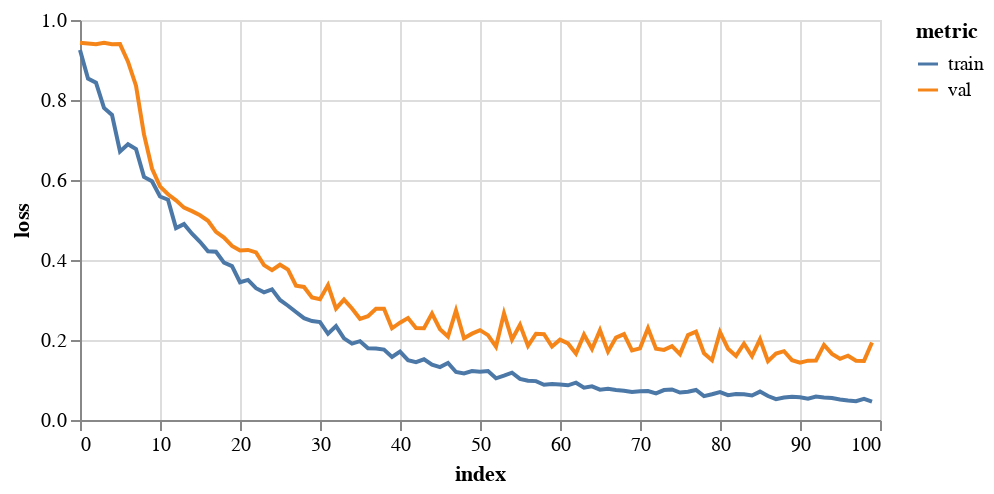

Here is the notebook cell this chart was saved with:
### Markdown cell above
## 3. Train a GCN

### Code cell
gcn = FeaStNet()
history = gcn.trainModel(trainData, valData, 
                     epochs=100, 
                     batch_size=256, 
                     flatten=True, 
                     logTrans=False, 
                     ssTrans=True, 
                     saveDir='./results/gcn01/')

plotHistory(history)

### Figure 1 — Vega-Lite specification as saved in the notebook (floating-point values rounded to 4 significant figures)
{"config": {"view": {"continuousWidth": 400, "continuousHeight": 300}}, "data": {"name": "data-82fe7bc79b1ae39a52bffe48dc02ea3f"}, "mark": "line", "encoding": {"color": {"type": "nominal", "field": "metric"}, "tooltip": [{"type": "quantitative", "field": "epoch"}, {"type": "quantitative", "field": "value"}], "x": {"type": "quantitative", "field": "index"}, "y": {"type": "quantitative", "axis": {"title": "loss"}, "field": "value"}}, "height": 200, "transform": [{"fold": ["train", "val"], "as": ["metric", "value"]}], "width": 400, "$schema": "https://vega.github.io/schema/vega-lite/v4.8.1.json", "datasets": {"data-82fe7bc79b1ae39a52bffe48dc02ea3f": [{"index": 0, "train": 0.9248, "val": 0.9429}, {"index": 1, "train": 0.8534, "val": 0.9412}, {"index": 2, "train": 0.8434, "val": 0.9396}, {"index": 3, "train": 0.7802, "val": 0.943}, {"index": 4, "train": 0.7628, "val": 0.9395}, {"index": 5, "train": 0.6712, "val": 0.9398}, {"index": 6, "train": 0.6893, "val": 0.8959}, {"index": 7, "train": 0.6773, "val": 0.8357}, {"index": 8, "train": 0.6078, "val": 0.714}, {"index": 9, "train": 0.5967, "val": 0.6286}, {"index": 10, "train": 0.5587, "val": 0.584}, {"index": 11, "train": 0.5507, "val": 0.5643}, {"index": 12, "train": 0.4799, "val": 0.5492}, {"index": 13, "train": 0.4897, "val": 0.531}, {"index": 14, "train": 0.4657, "val": 0.5221}, {"index": 15, "train": 0.4455, "val": 0.5118}, {"index": 16, "train": 0.4218, "val": 0.498}, {"index": 17, "train": 0.4205, "val": 0.4702}, {"index": 18, "train": 0.3933, "val": 0.4559}, {"index": 19, "train": 0.3848, "val": 0.4351}, {"index": 20, "train": 0.3444, "val": 0.4239}, {"index": 21, "train": 0.3502, "val": 0.4252}, {"index": 22, "train": 0.3296, "val": 0.4189}, {"index": 23, "train": 0.3192, "val": 0.3872}, {"index": 24, "train": 0.3267, "val": 0.3747}, {"index": 25, "train": 0.3001, "val": 0.3881}, {"index": 26, "train": 0.2857, "val": 0.3761}, {"index": 27, "train": 0.2699, "val": 0.3358}, {"index": 28, "train": 0.2546, "val": 0.3327}, {"index": 29, "train": 0.2473, "val": 0.3066}, {"index": 30, "train": 0.2447, "val": 0.3019}, {"index": 31, "train": 0.2156, "val": 0.3373}, {"index": 32, "train": 0.2349, "val": 0.2783}, {"index": 33, "train": 0.2039, "val": 0.301}, {"index": 34, "train": 0.1909, "val": 0.2787}, {"index": 35, "train": 0.197, "val": 0.253}, {"index": 36, "train": 0.1795, "val": 0.2596}, {"index": 37, "train": 0.1788, "val": 0.2783}, {"index": 38, "train": 0.176, "val": 0.2784}, {"index": 39, "train": 0.1578, "val": 0.2293}, {"index": 40, "train": 0.1712, "val": 0.2433}, {"index": 41, "train": 0.1497, "val": 0.2548}, {"index": 42, "train": 0.1448, "val": 0.2298}, {"index": 43, "train": 0.1518, "val": 0.2295}, {"index": 44, "train": 0.1384, "val": 0.2659}, {"index": 45, "train": 0.1322, "val": 0.2269}, {"index": 46, "train": 0.1424, "val": 0.2086}, {"index": 47, "train": 0.12, "val": 0.2739}, {"index": 48, "train": 0.1166, "val": 0.2045}, {"index": 49, "train": 0.1224, "val": 0.2159}, {"index": 50, "train": 0.1209, "val": 0.2246}, {"index": 51, "train": 0.1222, "val": 0.2122}, {"index": 52, "train": 0.1043, "val": 0.1833}, {"index": 53, "train": 0.111, "val": 0.2666}, {"index": 54, "train": 0.1183, "val": 0.2011}, {"index": 55, "train": 0.1028, "val": 0.238}, {"index": 56, "train": 0.09804, "val": 0.1851}, {"index": 57, "train": 0.09721, "val": 0.2156}, {"index": 58, "train": 0.08819, "val": 0.2145}, {"index": 59, "train": 0.09015, "val": 0.1838}, {"index": 60, "train": 0.08857, "val": 0.201}, {"index": 61, "train": 0.08679, "val": 0.1914}, {"index": 62, "train": 0.09324, "val": 0.1658}, {"index": 63, "train": 0.08091, "val": 0.2134}, {"index": 64, "train": 0.08411, "val": 0.1776}, {"index": 65, "train": 0.07582, "val": 0.2244}, {"index": 66, "train": 0.07785, "val": 0.1709}, {"index": 67, "train": 0.07484, "val": 0.2061}, {"index": 68, "train": 0.07328, "val": 0.2146}, {"index": 69, "train": 0.07008, "val": 0.1738}, {"index": 70, "train": 0.07173, "val": 0.1792}, {"index": 71, "train": 0.07223, "val": 0.2297}, {"index": 72, "train": 0.06655, "val": 0.1784}, {"index": 73, "train": 0.07492, "val": 0.1753}, {"index": 74, "train": 0.07647, "val": 0.1845}, {"index": 75, "train": 0.06875, "val": 0.1647}, {"index": 76, "train": 0.07054, "val": 0.2123}, {"index": 77, "train": 0.07496, "val": 0.2206}, {"index": 78, "train": 0.05981, "val": 0.167}, {"index": 79, "train": 0.06442, "val": 0.1495}, {"index": 80, "train": 0.06959, "val": 0.2199}, {"index": 81, "train": 0.06201, "val": 0.1783}, {"index": 82, "train": 0.06522, "val": 0.1602}, {"index": 83, "train": 0.0644, "val": 0.191}, {"index": 84, "train": 0.06123, "val": 0.1599}, {"index": 85, "train": 0.07103, "val": 0.2018}, {"index": 86, "train": 0.05995, "val": 0.1472}, {"index": 87, "train": 0.05222, "val": 0.1659}, {"index": 88, "train": 0.05604, "val": 0.172}, {"index": 89, "train": 0.05795, "val": 0.1496}, {"index": 90, "train": 0.05678, "val": 0.1433}, {"index": 91, "train": 0.05312, "val": 0.1483}, {"index": 92, "train": 0.05844, "val": 0.1488}, {"index": 93, "train": 0.05637, "val": 0.1877}, {"index": 94, "train": 0.05476, "val": 0.1653}, {"index": 95, "train": 0.05116, "val": 0.153}, {"index": 96, "train": 0.04863, "val": 0.1608}, {"index": 97, "train": 0.04708, "val": 0.1482}, {"index": 98, "train": 0.05275, "val": 0.1478}, {"index": 99, "train": 0.04591, "val": 0.1937}]}}
